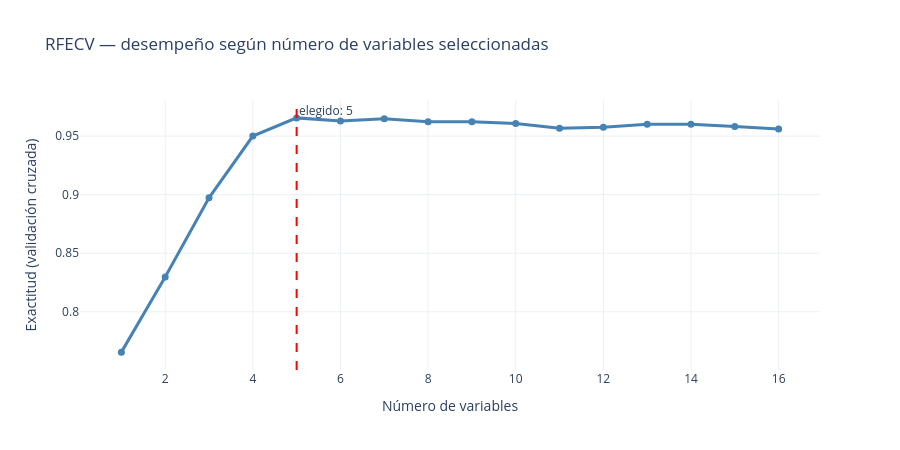

The code cell stored with this chart in its notebook:
### Code cell
from sklearn.model_selection import train_test_split
from sklearn.linear_model import LogisticRegression
from sklearn.feature_selection import RFECV

# 1. Split (sin stratify)
X = df.drop(columns=['price_range'])
y = df['price_range']

X_train, X_test, y_train, y_test = train_test_split(
    X, y, test_size=0.2, random_state=0
)

# 2. Escalado ajustado solo con train
X_train_s, X_test_s = escalar(X_train, X_test)

# 3. Regresión logística + RFECV
log_reg = LogisticRegression(random_state=0, max_iter=500)
rfecv = RFECV(estimator=log_reg, cv=5)
rfecv.fit(X_train_s, y_train)

print("Número óptimo de variables:", rfecv.n_features_)
print("Variables seleccionadas:", list(X_train_s.columns[rfecv.support_]))

plot_rfecv_clasificacion(rfecv, metrica='exactitud')

### Figure 1 — Plotly figure (JSON) as saved in the notebook; plotly's stock layout.template omitted (floating-point values rounded to 4 significant figures)
{"data": [{"line": {"color": "steelblue", "width": 3}, "marker": {"size": 7}, "mode": "lines+markers", "name": "exactitud promedio (CV)", "type": "scatter", "x": [1, 2, 3, 4, 5, 6, 7, 8, 9, 10, 11, 12, 13, 14, 15, 16], "y": [0.7655, 0.8297, 0.8973, 0.95, 0.9655, 0.9628, 0.9649, 0.9622, 0.9622, 0.9608, 0.9568, 0.9574, 0.9601, 0.9601, 0.9581, 0.9561]}], "layout": {"annotations": [{"showarrow": false, "text": "elegido: 5", "x": 5, "xanchor": "left", "xref": "x", "y": 1, "yanchor": "top", "yref": "y domain"}], "height": 450, "shapes": [{"line": {"color": "red", "dash": "dash"}, "type": "line", "x0": 5, "x1": 5, "xref": "x", "y0": 0, "y1": 1, "yref": "y domain"}], "title": {"text": "RFECV — desempeño según número de variables seleccionadas"}, "width": 900, "xaxis": {"title": {"text": "Número de variables"}}, "yaxis": {"title": {"text": "Exactitud (validación cruzada)"}}}}
